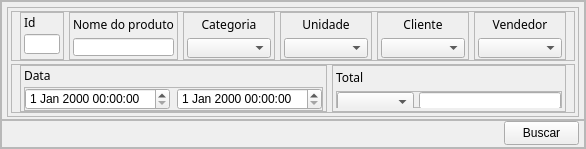
<?xml version="1.0" encoding="UTF-8"?>
<ui version="4.0">
 <class>Form</class>
 <widget class="QWidget" name="Form">
  <property name="geometry">
   <rect>
    <x>0</x>
    <y>0</y>
    <width>586</width>
    <height>146</height>
   </rect>
  </property>
  <property name="maximumSize">
   <size>
    <width>16777215</width>
    <height>149</height>
   </size>
  </property>
  <property name="windowTitle">
   <string>Form</string>
  </property>
  <property name="styleSheet">
   <string notr="true"/>
  </property>
  <layout class="QVBoxLayout" name="verticalLayout">
   <property name="spacing">
    <number>0</number>
   </property>
   <property name="leftMargin">
    <number>0</number>
   </property>
   <property name="topMargin">
    <number>0</number>
   </property>
   <property name="rightMargin">
    <number>0</number>
   </property>
   <property name="bottomMargin">
    <number>0</number>
   </property>
   <item>
    <widget class="QFrame" name="frame_borda_esterior">
     <property name="maximumSize">
      <size>
       <width>16777215</width>
       <height>149</height>
      </size>
     </property>
     <property name="styleSheet">
      <string notr="true">*{color: rgb(255, 255, 255)}

#frame_borda_esterior{
	border-radius: 12px;
	background-color: rgb(32, 33, 37);}



QLabel{background-color: transparent}
#frame_continer_total,
#frame_continer_data,
#frame_continer_bottom,
#frame_continer_top_center{background-color: transparent}

#frame_border_continer{	
	background-color: rgb(19, 20, 22);
	border-radius: 10px;}

frame_continer_center_2 &gt; *{
		background-color: transparent;} 

frame_continer_center &gt; *{
		background-color: transparent;}

#frame_border_continer &gt; QFrame{
	background-color: rgb(28, 29, 32);
	border-radius: 10px;}

#frame_central_1 QFrame{background-color: rgb(32, 33, 37);}

QPushButton {
    color: rgb(233, 234, 236);
    background-color: rgb(38, 38, 42);
	border: none;
	border-radius: 6px;
}
 QPushButton:hover {
 	background-color: rgb(41, 41, 45)
 }
QPushButton:pressed {
 	background-color: rgb(38, 39, 43);
}

QDateTimeEdit{
    border-bottom: 1px solid rgb(240, 240, 240);
	border-radius: 0px;
	color: rgb(133, 133, 136);
    background-color: rgb(28, 29, 32);
    text-align: left;
}

QDateTimeEdit:hover {
	background-color: rgb(30, 31, 34);
}

QDateTimeEdit:focus{
    background-color: rgb(35, 36, 40);
	color: rgb(240, 240, 240);
}


QLineEdit{
    border-bottom: 1px solid rgb(240, 240, 240);
	border-radius: 0px;
	color: rgb(133, 133, 136);
    background-color: rgb(28, 29, 32);
    text-align: left;
}

QLineEdit:hover {
	background-color: rgb(30, 31, 34);
}

 QLineEdit:focus{
    background-color: rgb(35, 36, 40);
	color: rgb(240, 240, 240);
}


QComboBox{
    border-bottom: 1px solid rgb(240, 240, 240);
	border-radius: 0px;
	color: rgb(133, 133, 136);
    background-color: rgb(28, 29, 32);
    text-align: left;
}

QComboBox:hover {
	background-color: rgb(30, 31, 34);
}

QComboBox:pressed , QComboBox:focus{
    background-color: rgb(35, 36, 40);
	color: rgb(240, 240, 240);
}

QComboBox:disabled {
	color: rgb(133, 133, 136);
    background: rgba(249, 249, 249, 0.3);
    border: 1px solid rgba(0, 0, 0, 0.06);
    border-bottom: 1px solid rgba(0, 0, 0, 0.06);
}
                        
QComboBox::drop-down {
	border-top-right-radius: 5px;
	border-bottom-right-radius: 5px;
	width: 34px; }

QComboBox QAbstractItemView {
	color: rgb(133, 133, 136);
	background-color: rgb(23, 24, 26);
	padding: 10px;
	selection-background-color: rgb(195, 155, 255);
	border: 1px solid  rgb(240, 240, 240);
	border-radius:5px;}

</string>
     </property>
     <property name="frameShape">
      <enum>QFrame::StyledPanel</enum>
     </property>
     <property name="frameShadow">
      <enum>QFrame::Raised</enum>
     </property>
     <layout class="QVBoxLayout" name="verticalLayout_2">
      <property name="spacing">
       <number>0</number>
      </property>
      <property name="leftMargin">
       <number>0</number>
      </property>
      <property name="topMargin">
       <number>0</number>
      </property>
      <property name="rightMargin">
       <number>0</number>
      </property>
      <property name="bottomMargin">
       <number>0</number>
      </property>
      <item>
       <widget class="QFrame" name="frame_continer_top_center">
        <property name="frameShape">
         <enum>QFrame::StyledPanel</enum>
        </property>
        <property name="frameShadow">
         <enum>QFrame::Raised</enum>
        </property>
        <layout class="QVBoxLayout" name="verticalLayout_3">
         <property name="spacing">
          <number>0</number>
         </property>
         <property name="leftMargin">
          <number>5</number>
         </property>
         <property name="topMargin">
          <number>5</number>
         </property>
         <property name="rightMargin">
          <number>5</number>
         </property>
         <property name="bottomMargin">
          <number>2</number>
         </property>
         <item>
          <widget class="QFrame" name="frame_border_continer">
           <property name="frameShape">
            <enum>QFrame::StyledPanel</enum>
           </property>
           <property name="frameShadow">
            <enum>QFrame::Raised</enum>
           </property>
           <layout class="QVBoxLayout" name="verticalLayout_4">
            <property name="spacing">
             <number>3</number>
            </property>
            <property name="leftMargin">
             <number>3</number>
            </property>
            <property name="topMargin">
             <number>3</number>
            </property>
            <property name="rightMargin">
             <number>3</number>
            </property>
            <property name="bottomMargin">
             <number>3</number>
            </property>
            <item>
             <widget class="QFrame" name="frame_continer_center">
              <property name="styleSheet">
               <string notr="true"/>
              </property>
              <property name="frameShape">
               <enum>QFrame::StyledPanel</enum>
              </property>
              <property name="frameShadow">
               <enum>QFrame::Raised</enum>
              </property>
              <layout class="QHBoxLayout" name="horizontalLayout_2">
               <property name="spacing">
                <number>5</number>
               </property>
               <property name="leftMargin">
                <number>8</number>
               </property>
               <property name="topMargin">
                <number>0</number>
               </property>
               <property name="rightMargin">
                <number>8</number>
               </property>
               <property name="bottomMargin">
                <number>0</number>
               </property>
               <item>
                <widget class="QFrame" name="frame_id">
                 <property name="minimumSize">
                  <size>
                   <width>0</width>
                   <height>0</height>
                  </size>
                 </property>
                 <property name="maximumSize">
                  <size>
                   <width>12345678</width>
                   <height>16777215</height>
                  </size>
                 </property>
                 <property name="frameShape">
                  <enum>QFrame::StyledPanel</enum>
                 </property>
                 <property name="frameShadow">
                  <enum>QFrame::Raised</enum>
                 </property>
                 <layout class="QVBoxLayout" name="verticalLayout_6">
                  <property name="spacing">
                   <number>5</number>
                  </property>
                  <property name="leftMargin">
                   <number>3</number>
                  </property>
                  <property name="topMargin">
                   <number>3</number>
                  </property>
                  <property name="rightMargin">
                   <number>3</number>
                  </property>
                  <property name="bottomMargin">
                   <number>3</number>
                  </property>
                  <item>
                   <widget class="QLabel" name="lbl_id">
                    <property name="maximumSize">
                     <size>
                      <width>16777215</width>
                      <height>13</height>
                     </size>
                    </property>
                    <property name="font">
                     <font>
                      <family>Segoe UI Semibold</family>
                     </font>
                    </property>
                    <property name="text">
                     <string>Id</string>
                    </property>
                    <property name="alignment">
                     <set>Qt::AlignLeading|Qt::AlignLeft|Qt::AlignVCenter</set>
                    </property>
                   </widget>
                  </item>
                  <item>
                   <widget class="QLineEdit" name="let_id_valor">
                    <property name="sizePolicy">
                     <sizepolicy hsizetype="Preferred" vsizetype="Preferred">
                      <horstretch>0</horstretch>
                      <verstretch>0</verstretch>
                     </sizepolicy>
                    </property>
                    <property name="minimumSize">
                     <size>
                      <width>0</width>
                      <height>17</height>
                     </size>
                    </property>
                    <property name="maximumSize">
                     <size>
                      <width>16777215</width>
                      <height>20</height>
                     </size>
                    </property>
                    <property name="text">
                     <string/>
                    </property>
                    <property name="maxLength">
                     <number>1000000767</number>
                    </property>
                    <property name="alignment">
                     <set>Qt::AlignLeading|Qt::AlignLeft|Qt::AlignVCenter</set>
                    </property>
                   </widget>
                  </item>
                 </layout>
                </widget>
               </item>
               <item alignment="Qt::AlignLeft">
                <widget class="QFrame" name="frame_nome_produto">
                 <property name="minimumSize">
                  <size>
                   <width>0</width>
                   <height>0</height>
                  </size>
                 </property>
                 <property name="maximumSize">
                  <size>
                   <width>12345678</width>
                   <height>16777215</height>
                  </size>
                 </property>
                 <property name="frameShape">
                  <enum>QFrame::StyledPanel</enum>
                 </property>
                 <property name="frameShadow">
                  <enum>QFrame::Raised</enum>
                 </property>
                 <layout class="QVBoxLayout" name="verticalLayout_7">
                  <property name="spacing">
                   <number>5</number>
                  </property>
                  <property name="leftMargin">
                   <number>3</number>
                  </property>
                  <property name="topMargin">
                   <number>3</number>
                  </property>
                  <property name="rightMargin">
                   <number>3</number>
                  </property>
                  <property name="bottomMargin">
                   <number>3</number>
                  </property>
                  <item>
                   <widget class="QLabel" name="lbl_nome_produto">
                    <property name="maximumSize">
                     <size>
                      <width>16777215</width>
                      <height>17</height>
                     </size>
                    </property>
                    <property name="font">
                     <font>
                      <family>Segoe UI Semibold</family>
                     </font>
                    </property>
                    <property name="text">
                     <string>Nome do produto</string>
                    </property>
                    <property name="alignment">
                     <set>Qt::AlignCenter</set>
                    </property>
                   </widget>
                  </item>
                  <item>
                   <widget class="QLineEdit" name="let_nome_produto"/>
                  </item>
                 </layout>
                </widget>
               </item>
               <item>
                <widget class="QFrame" name="frame_categoria">
                 <property name="minimumSize">
                  <size>
                   <width>0</width>
                   <height>0</height>
                  </size>
                 </property>
                 <property name="maximumSize">
                  <size>
                   <width>12345678</width>
                   <height>16777215</height>
                  </size>
                 </property>
                 <property name="frameShape">
                  <enum>QFrame::StyledPanel</enum>
                 </property>
                 <property name="frameShadow">
                  <enum>QFrame::Raised</enum>
                 </property>
                 <layout class="QVBoxLayout" name="verticalLayout_8">
                  <property name="spacing">
                   <number>5</number>
                  </property>
                  <property name="leftMargin">
                   <number>3</number>
                  </property>
                  <property name="topMargin">
                   <number>3</number>
                  </property>
                  <property name="rightMargin">
                   <number>3</number>
                  </property>
                  <property name="bottomMargin">
                   <number>3</number>
                  </property>
                  <item>
                   <widget class="QLabel" name="lbl_categoria">
                    <property name="maximumSize">
                     <size>
                      <width>16777215</width>
                      <height>17</height>
                     </size>
                    </property>
                    <property name="font">
                     <font>
                      <family>Segoe UI Semibold</family>
                     </font>
                    </property>
                    <property name="text">
                     <string>Categoria</string>
                    </property>
                    <property name="alignment">
                     <set>Qt::AlignCenter</set>
                    </property>
                   </widget>
                  </item>
                  <item>
                   <widget class="QComboBox" name="com_categoria">
                    <property name="minimumSize">
                     <size>
                      <width>0</width>
                      <height>20</height>
                     </size>
                    </property>
                    <property name="maximumSize">
                     <size>
                      <width>16777215</width>
                      <height>20</height>
                     </size>
                    </property>
                    <property name="font">
                     <font>
                      <family>Zilla Slab Medium</family>
                      <pointsize>9</pointsize>
                     </font>
                    </property>
                    <property name="placeholderText">
                     <string>Selecione</string>
                    </property>
                   </widget>
                  </item>
                 </layout>
                </widget>
               </item>
               <item>
                <widget class="QFrame" name="frame_unidade">
                 <property name="minimumSize">
                  <size>
                   <width>0</width>
                   <height>0</height>
                  </size>
                 </property>
                 <property name="maximumSize">
                  <size>
                   <width>12345678</width>
                   <height>16777215</height>
                  </size>
                 </property>
                 <property name="frameShape">
                  <enum>QFrame::StyledPanel</enum>
                 </property>
                 <property name="frameShadow">
                  <enum>QFrame::Raised</enum>
                 </property>
                 <layout class="QVBoxLayout" name="verticalLayout_9">
                  <property name="spacing">
                   <number>5</number>
                  </property>
                  <property name="leftMargin">
                   <number>3</number>
                  </property>
                  <property name="topMargin">
                   <number>3</number>
                  </property>
                  <property name="rightMargin">
                   <number>3</number>
                  </property>
                  <property name="bottomMargin">
                   <number>3</number>
                  </property>
                  <item>
                   <widget class="QLabel" name="lbl_unidade">
                    <property name="maximumSize">
                     <size>
                      <width>16777215</width>
                      <height>17</height>
                     </size>
                    </property>
                    <property name="font">
                     <font>
                      <family>Segoe UI Semibold</family>
                     </font>
                    </property>
                    <property name="text">
                     <string>Unidade</string>
                    </property>
                    <property name="alignment">
                     <set>Qt::AlignCenter</set>
                    </property>
                   </widget>
                  </item>
                  <item>
                   <widget class="QComboBox" name="com_unidade">
                    <property name="minimumSize">
                     <size>
                      <width>0</width>
                      <height>20</height>
                     </size>
                    </property>
                    <property name="maximumSize">
                     <size>
                      <width>16777215</width>
                      <height>20</height>
                     </size>
                    </property>
                    <property name="font">
                     <font>
                      <family>Zilla Slab Medium</family>
                      <pointsize>9</pointsize>
                     </font>
                    </property>
                    <property name="placeholderText">
                     <string>Selecione</string>
                    </property>
                   </widget>
                  </item>
                 </layout>
                </widget>
               </item>
               <item>
                <widget class="QFrame" name="frame_cliente">
                 <property name="minimumSize">
                  <size>
                   <width>0</width>
                   <height>0</height>
                  </size>
                 </property>
                 <property name="maximumSize">
                  <size>
                   <width>12345678</width>
                   <height>16777215</height>
                  </size>
                 </property>
                 <property name="frameShape">
                  <enum>QFrame::StyledPanel</enum>
                 </property>
                 <property name="frameShadow">
                  <enum>QFrame::Raised</enum>
                 </property>
                 <layout class="QVBoxLayout" name="verticalLayout_10">
                  <property name="spacing">
                   <number>5</number>
                  </property>
                  <property name="leftMargin">
                   <number>3</number>
                  </property>
                  <property name="topMargin">
                   <number>3</number>
                  </property>
                  <property name="rightMargin">
                   <number>3</number>
                  </property>
                  <property name="bottomMargin">
                   <number>3</number>
                  </property>
                  <item>
                   <widget class="QLabel" name="lbl_cliente">
                    <property name="maximumSize">
                     <size>
                      <width>16777215</width>
                      <height>17</height>
                     </size>
                    </property>
                    <property name="font">
                     <font>
                      <family>Segoe UI Semibold</family>
                     </font>
                    </property>
                    <property name="text">
                     <string>Cliente</string>
                    </property>
                    <property name="alignment">
                     <set>Qt::AlignCenter</set>
                    </property>
                   </widget>
                  </item>
                  <item>
                   <widget class="QComboBox" name="com_cliente">
                    <property name="minimumSize">
                     <size>
                      <width>0</width>
                      <height>20</height>
                     </size>
                    </property>
                    <property name="maximumSize">
                     <size>
                      <width>16777215</width>
                      <height>20</height>
                     </size>
                    </property>
                    <property name="font">
                     <font>
                      <family>Zilla Slab Medium</family>
                      <pointsize>9</pointsize>
                     </font>
                    </property>
                    <property name="placeholderText">
                     <string>Selecione</string>
                    </property>
                   </widget>
                  </item>
                 </layout>
                </widget>
               </item>
               <item>
                <widget class="QFrame" name="frame_vendedor">
                 <property name="minimumSize">
                  <size>
                   <width>0</width>
                   <height>0</height>
                  </size>
                 </property>
                 <property name="maximumSize">
                  <size>
                   <width>12345678</width>
                   <height>16777215</height>
                  </size>
                 </property>
                 <property name="frameShape">
                  <enum>QFrame::StyledPanel</enum>
                 </property>
                 <property name="frameShadow">
                  <enum>QFrame::Raised</enum>
                 </property>
                 <layout class="QVBoxLayout" name="verticalLayout_11">
                  <property name="spacing">
                   <number>5</number>
                  </property>
                  <property name="leftMargin">
                   <number>3</number>
                  </property>
                  <property name="topMargin">
                   <number>3</number>
                  </property>
                  <property name="rightMargin">
                   <number>3</number>
                  </property>
                  <property name="bottomMargin">
                   <number>3</number>
                  </property>
                  <item>
                   <widget class="QLabel" name="lbl_vendedor">
                    <property name="maximumSize">
                     <size>
                      <width>16777215</width>
                      <height>17</height>
                     </size>
                    </property>
                    <property name="font">
                     <font>
                      <family>Segoe UI Semibold</family>
                     </font>
                    </property>
                    <property name="text">
                     <string>Vendedor</string>
                    </property>
                    <property name="alignment">
                     <set>Qt::AlignCenter</set>
                    </property>
                   </widget>
                  </item>
                  <item>
                   <widget class="QComboBox" name="com_vendedor">
                    <property name="minimumSize">
                     <size>
                      <width>0</width>
                      <height>20</height>
                     </size>
                    </property>
                    <property name="maximumSize">
                     <size>
                      <width>16777215</width>
                      <height>20</height>
                     </size>
                    </property>
                    <property name="font">
                     <font>
                      <family>Zilla Slab Medium</family>
                      <pointsize>9</pointsize>
                     </font>
                    </property>
                    <property name="placeholderText">
                     <string>Selecione</string>
                    </property>
                   </widget>
                  </item>
                 </layout>
                </widget>
               </item>
              </layout>
             </widget>
            </item>
            <item>
             <widget class="QFrame" name="frame_continer_center_2">
              <property name="styleSheet">
               <string notr="true"/>
              </property>
              <property name="frameShape">
               <enum>QFrame::StyledPanel</enum>
              </property>
              <property name="frameShadow">
               <enum>QFrame::Raised</enum>
              </property>
              <layout class="QHBoxLayout" name="horizontalLayout_3">
               <property name="spacing">
                <number>5</number>
               </property>
               <property name="leftMargin">
                <number>8</number>
               </property>
               <property name="topMargin">
                <number>0</number>
               </property>
               <property name="rightMargin">
                <number>8</number>
               </property>
               <property name="bottomMargin">
                <number>0</number>
               </property>
               <item>
                <widget class="QFrame" name="frame_data">
                 <property name="minimumSize">
                  <size>
                   <width>0</width>
                   <height>0</height>
                  </size>
                 </property>
                 <property name="maximumSize">
                  <size>
                   <width>12345678</width>
                   <height>12345676</height>
                  </size>
                 </property>
                 <property name="frameShape">
                  <enum>QFrame::StyledPanel</enum>
                 </property>
                 <property name="frameShadow">
                  <enum>QFrame::Raised</enum>
                 </property>
                 <layout class="QVBoxLayout" name="verticalLayout_12">
                  <property name="spacing">
                   <number>5</number>
                  </property>
                  <property name="leftMargin">
                   <number>3</number>
                  </property>
                  <property name="topMargin">
                   <number>3</number>
                  </property>
                  <property name="rightMargin">
                   <number>3</number>
                  </property>
                  <property name="bottomMargin">
                   <number>0</number>
                  </property>
                  <item>
                   <widget class="QLabel" name="lbl_data">
                    <property name="maximumSize">
                     <size>
                      <width>16777215</width>
                      <height>13</height>
                     </size>
                    </property>
                    <property name="font">
                     <font>
                      <family>Segoe UI Semibold</family>
                     </font>
                    </property>
                    <property name="text">
                     <string>Data</string>
                    </property>
                    <property name="alignment">
                     <set>Qt::AlignLeading|Qt::AlignLeft|Qt::AlignVCenter</set>
                    </property>
                   </widget>
                  </item>
                  <item>
                   <widget class="QFrame" name="frame_continer_data">
                    <property name="frameShape">
                     <enum>QFrame::StyledPanel</enum>
                    </property>
                    <property name="frameShadow">
                     <enum>QFrame::Raised</enum>
                    </property>
                    <layout class="QHBoxLayout" name="horizontalLayout_4">
                     <property name="spacing">
                      <number>7</number>
                     </property>
                     <property name="leftMargin">
                      <number>0</number>
                     </property>
                     <property name="topMargin">
                      <number>0</number>
                     </property>
                     <property name="rightMargin">
                      <number>0</number>
                     </property>
                     <property name="bottomMargin">
                      <number>0</number>
                     </property>
                     <item>
                      <widget class="QDateTimeEdit" name="date_time_edit_inicio"/>
                     </item>
                     <item>
                      <widget class="QDateTimeEdit" name="date_time_edit_fim"/>
                     </item>
                    </layout>
                   </widget>
                  </item>
                 </layout>
                </widget>
               </item>
               <item>
                <widget class="QFrame" name="frame_total">
                 <property name="minimumSize">
                  <size>
                   <width>0</width>
                   <height>0</height>
                  </size>
                 </property>
                 <property name="maximumSize">
                  <size>
                   <width>12345678</width>
                   <height>12345676</height>
                  </size>
                 </property>
                 <property name="frameShape">
                  <enum>QFrame::StyledPanel</enum>
                 </property>
                 <property name="frameShadow">
                  <enum>QFrame::Raised</enum>
                 </property>
                 <layout class="QVBoxLayout" name="verticalLayout_13">
                  <property name="spacing">
                   <number>5</number>
                  </property>
                  <property name="leftMargin">
                   <number>3</number>
                  </property>
                  <property name="topMargin">
                   <number>3</number>
                  </property>
                  <property name="rightMargin">
                   <number>3</number>
                  </property>
                  <property name="bottomMargin">
                   <number>3</number>
                  </property>
                  <item>
                   <widget class="QLabel" name="lbl_total">
                    <property name="maximumSize">
                     <size>
                      <width>16777215</width>
                      <height>17</height>
                     </size>
                    </property>
                    <property name="font">
                     <font>
                      <family>Segoe UI Semibold</family>
                     </font>
                    </property>
                    <property name="text">
                     <string>Total</string>
                    </property>
                    <property name="alignment">
                     <set>Qt::AlignLeading|Qt::AlignLeft|Qt::AlignVCenter</set>
                    </property>
                   </widget>
                  </item>
                  <item>
                   <widget class="QFrame" name="frame_continer_total">
                    <property name="frameShape">
                     <enum>QFrame::StyledPanel</enum>
                    </property>
                    <property name="frameShadow">
                     <enum>QFrame::Raised</enum>
                    </property>
                    <layout class="QHBoxLayout" name="horizontalLayout_6">
                     <property name="spacing">
                      <number>5</number>
                     </property>
                     <property name="leftMargin">
                      <number>0</number>
                     </property>
                     <property name="topMargin">
                      <number>0</number>
                     </property>
                     <property name="rightMargin">
                      <number>0</number>
                     </property>
                     <property name="bottomMargin">
                      <number>0</number>
                     </property>
                     <item>
                      <widget class="QComboBox" name="com_total_operador">
                       <property name="minimumSize">
                        <size>
                         <width>0</width>
                         <height>20</height>
                        </size>
                       </property>
                       <property name="maximumSize">
                        <size>
                         <width>77</width>
                         <height>20</height>
                        </size>
                       </property>
                       <property name="font">
                        <font>
                         <family>Zilla Slab Medium</family>
                         <pointsize>9</pointsize>
                        </font>
                       </property>
                       <property name="placeholderText">
                        <string>Selecione</string>
                       </property>
                       <item>
                        <property name="text">
                         <string>=</string>
                        </property>
                       </item>
                       <item>
                        <property name="text">
                         <string>&gt;</string>
                        </property>
                       </item>
                       <item>
                        <property name="text">
                         <string>&lt;</string>
                        </property>
                       </item>
                       <item>
                        <property name="text">
                         <string>&gt;=</string>
                        </property>
                       </item>
                       <item>
                        <property name="text">
                         <string>&lt;=</string>
                        </property>
                       </item>
                      </widget>
                     </item>
                     <item>
                      <widget class="QLineEdit" name="let_total_valor">
                       <property name="sizePolicy">
                        <sizepolicy hsizetype="Preferred" vsizetype="Preferred">
                         <horstretch>0</horstretch>
                         <verstretch>0</verstretch>
                        </sizepolicy>
                       </property>
                       <property name="minimumSize">
                        <size>
                         <width>0</width>
                         <height>17</height>
                        </size>
                       </property>
                       <property name="maximumSize">
                        <size>
                         <width>16777215</width>
                         <height>20</height>
                        </size>
                       </property>
                       <property name="text">
                        <string/>
                       </property>
                       <property name="maxLength">
                        <number>1000000767</number>
                       </property>
                       <property name="alignment">
                        <set>Qt::AlignLeading|Qt::AlignLeft|Qt::AlignVCenter</set>
                       </property>
                      </widget>
                     </item>
                    </layout>
                   </widget>
                  </item>
                 </layout>
                </widget>
               </item>
              </layout>
             </widget>
            </item>
           </layout>
          </widget>
         </item>
        </layout>
       </widget>
      </item>
      <item>
       <widget class="QFrame" name="frame_continer_bottom">
        <property name="maximumSize">
         <size>
          <width>16777215</width>
          <height>30</height>
         </size>
        </property>
        <property name="frameShape">
         <enum>QFrame::StyledPanel</enum>
        </property>
        <property name="frameShadow">
         <enum>QFrame::Raised</enum>
        </property>
        <layout class="QHBoxLayout" name="horizontalLayout">
         <property name="spacing">
          <number>0</number>
         </property>
         <property name="leftMargin">
          <number>0</number>
         </property>
         <property name="topMargin">
          <number>0</number>
         </property>
         <property name="rightMargin">
          <number>5</number>
         </property>
         <property name="bottomMargin">
          <number>2</number>
         </property>
         <item>
          <spacer name="horizontalSpacer">
           <property name="orientation">
            <enum>Qt::Horizontal</enum>
           </property>
           <property name="sizeHint" stdset="0">
            <size>
             <width>583</width>
             <height>15</height>
            </size>
           </property>
          </spacer>
         </item>
         <item>
          <widget class="QPushButton" name="btn_busca">
           <property name="minimumSize">
            <size>
             <width>75</width>
             <height>24</height>
            </size>
           </property>
           <property name="styleSheet">
            <string notr="true"/>
           </property>
           <property name="text">
            <string>Buscar</string>
           </property>
          </widget>
         </item>
        </layout>
       </widget>
      </item>
     </layout>
    </widget>
   </item>
  </layout>
 </widget>
 <resources/>
 <connections/>
</ui>
